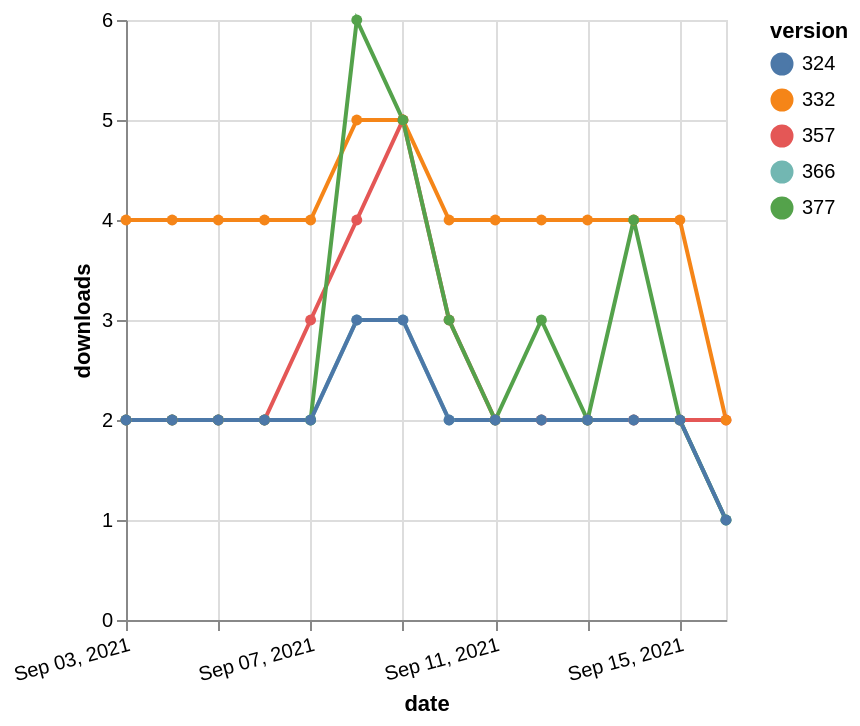

Describe this chart as a Vega-Lite specification.
### Vega-Lite specification from a JSON file in a GitHub repository (floating-point values rounded to 4 significant figures)
{"$schema": "https://vega.github.io/schema/vega-lite/v5.json", "description": "A simple bar chart with embedded data.", "data": {"values": [{"date": "2021-09-03", "total": 2326, "delta": 2, "version": "366"}, {"date": "2021-09-04", "total": 2328, "delta": 2, "version": "366"}, {"date": "2021-09-05", "total": 2330, "delta": 2, "version": "366"}, {"date": "2021-09-06", "total": 2332, "delta": 2, "version": "366"}, {"date": "2021-09-07", "total": 2334, "delta": 2, "version": "366"}, {"date": "2021-09-08", "total": 2337, "delta": 3, "version": "366"}, {"date": "2021-09-09", "total": 2340, "delta": 3, "version": "366"}, {"date": "2021-09-10", "total": 2342, "delta": 2, "version": "366"}, {"date": "2021-09-11", "total": 2344, "delta": 2, "version": "366"}, {"date": "2021-09-12", "total": 2346, "delta": 2, "version": "366"}, {"date": "2021-09-13", "total": 2348, "delta": 2, "version": "366"}, {"date": "2021-09-14", "total": 2350, "delta": 2, "version": "366"}, {"date": "2021-09-15", "total": 2352, "delta": 2, "version": "366"}, {"date": "2021-09-16", "total": 2353, "delta": 1, "version": "366"}, {"date": "2021-09-03", "total": 2898, "delta": 2, "version": "357"}, {"date": "2021-09-04", "total": 2900, "delta": 2, "version": "357"}, {"date": "2021-09-05", "total": 2902, "delta": 2, "version": "357"}, {"date": "2021-09-06", "total": 2904, "delta": 2, "version": "357"}, {"date": "2021-09-07", "total": 2907, "delta": 3, "version": "357"}, {"date": "2021-09-08", "total": 2911, "delta": 4, "version": "357"}, {"date": "2021-09-09", "total": 2916, "delta": 5, "version": "357"}, {"date": "2021-09-10", "total": 2919, "delta": 3, "version": "357"}, {"date": "2021-09-11", "total": 2921, "delta": 2, "version": "357"}, {"date": "2021-09-12", "total": 2923, "delta": 2, "version": "357"}, {"date": "2021-09-13", "total": 2925, "delta": 2, "version": "357"}, {"date": "2021-09-14", "total": 2927, "delta": 2, "version": "357"}, {"date": "2021-09-15", "total": 2929, "delta": 2, "version": "357"}, {"date": "2021-09-16", "total": 2931, "delta": 2, "version": "357"}, {"date": "2021-09-03", "total": 4976, "delta": 4, "version": "332"}, {"date": "2021-09-04", "total": 4980, "delta": 4, "version": "332"}, {"date": "2021-09-05", "total": 4984, "delta": 4, "version": "332"}, {"date": "2021-09-06", "total": 4988, "delta": 4, "version": "332"}, {"date": "2021-09-07", "total": 4992, "delta": 4, "version": "332"}, {"date": "2021-09-08", "total": 4997, "delta": 5, "version": "332"}, {"date": "2021-09-09", "total": 5002, "delta": 5, "version": "332"}, {"date": "2021-09-10", "total": 5006, "delta": 4, "version": "332"}, {"date": "2021-09-11", "total": 5010, "delta": 4, "version": "332"}, {"date": "2021-09-12", "total": 5014, "delta": 4, "version": "332"}, {"date": "2021-09-13", "total": 5018, "delta": 4, "version": "332"}, {"date": "2021-09-14", "total": 5022, "delta": 4, "version": "332"}, {"date": "2021-09-15", "total": 5026, "delta": 4, "version": "332"}, {"date": "2021-09-16", "total": 5028, "delta": 2, "version": "332"}, {"date": "2021-09-03", "total": 2122, "delta": 2, "version": "377"}, {"date": "2021-09-04", "total": 2124, "delta": 2, "version": "377"}, {"date": "2021-09-05", "total": 2126, "delta": 2, "version": "377"}, {"date": "2021-09-06", "total": 2128, "delta": 2, "version": "377"}, {"date": "2021-09-07", "total": 2130, "delta": 2, "version": "377"}, {"date": "2021-09-08", "total": 2136, "delta": 6, "version": "377"}, {"date": "2021-09-09", "total": 2141, "delta": 5, "version": "377"}, {"date": "2021-09-10", "total": 2144, "delta": 3, "version": "377"}, {"date": "2021-09-11", "total": 2146, "delta": 2, "version": "377"}, {"date": "2021-09-12", "total": 2149, "delta": 3, "version": "377"}, {"date": "2021-09-13", "total": 2151, "delta": 2, "version": "377"}, {"date": "2021-09-14", "total": 2155, "delta": 4, "version": "377"}, {"date": "2021-09-15", "total": 2157, "delta": 2, "version": "377"}, {"date": "2021-09-16", "total": 2158, "delta": 1, "version": "377"}, {"date": "2021-09-03", "total": 2655, "delta": 2, "version": "324"}, {"date": "2021-09-04", "total": 2657, "delta": 2, "version": "324"}, {"date": "2021-09-05", "total": 2659, "delta": 2, "version": "324"}, {"date": "2021-09-06", "total": 2661, "delta": 2, "version": "324"}, {"date": "2021-09-07", "total": 2663, "delta": 2, "version": "324"}, {"date": "2021-09-08", "total": 2666, "delta": 3, "version": "324"}, {"date": "2021-09-09", "total": 2669, "delta": 3, "version": "324"}, {"date": "2021-09-10", "total": 2671, "delta": 2, "version": "324"}, {"date": "2021-09-11", "total": 2673, "delta": 2, "version": "324"}, {"date": "2021-09-12", "total": 2675, "delta": 2, "version": "324"}, {"date": "2021-09-13", "total": 2677, "delta": 2, "version": "324"}, {"date": "2021-09-14", "total": 2679, "delta": 2, "version": "324"}, {"date": "2021-09-15", "total": 2681, "delta": 2, "version": "324"}, {"date": "2021-09-16", "total": 2682, "delta": 1, "version": "324"}]}, "width": "container", "mark": {"type": "line", "point": {"filled": true}}, "encoding": {"x": {"field": "date", "type": "temporal", "timeUnit": "yearmonthdate", "title": "date", "axis": {"labelAngle": -15}}, "y": {"field": "delta", "type": "quantitative", "title": "downloads"}, "color": {"field": "version", "type": "nominal"}, "tooltip": {"field": "delta"}}}
